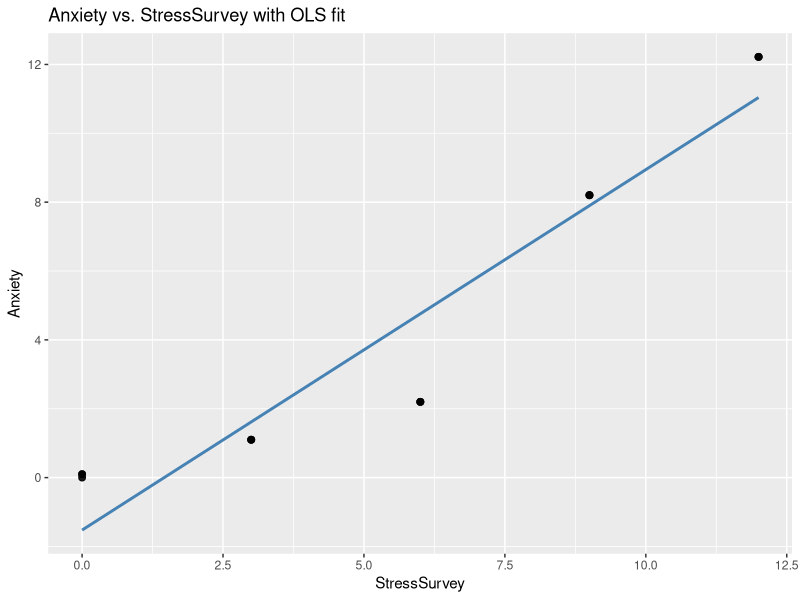
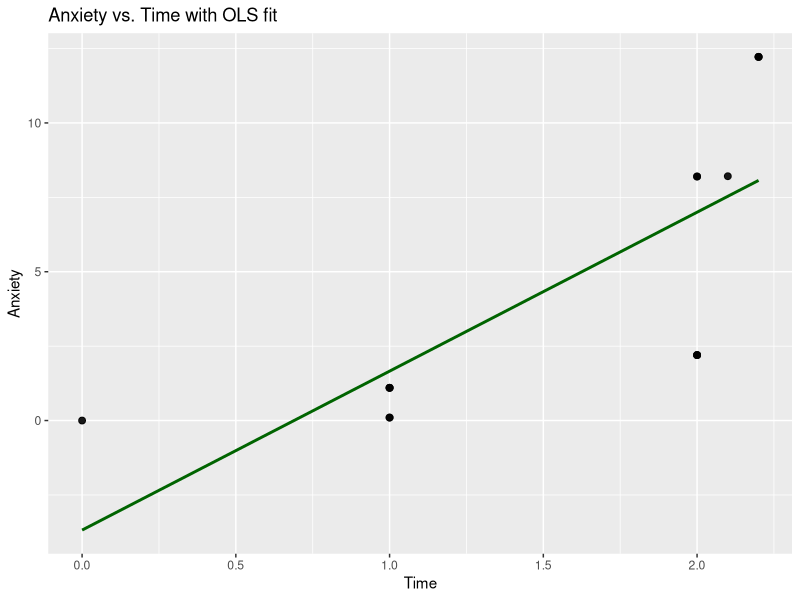

Here is the R script that generated these plots, in order:
## ---- chunk 1
#| echo: true
library(tidyverse)
library(broom)

# Data with known true relationships: Anxiety = Stress + 0.1 × Time
observDF <- tribble(
  ~Stress, ~StressSurvey, ~Time, ~Anxiety,
  0,0,0,0,
  0,0,1,0.1,
  0,0,1,0.1,
  1,3,1,1.1,
  1,3,1,1.1,
  1,3,1,1.1,
  2,6,2,2.2,
  2,6,2,2.2,
  2,6,2,2.2,
  8,9,2,8.2,
  8,9,2,8.2,
  8,9,2.1,8.21,
  12,12,2.2,12.22,
  12,12,2.2,12.22,
  12,12,2.2,12.22
)

observDF

# Follow the challenge instructions from your course to complete your analysis.
# Bivariate regression: Anxiety ~ StressSurvey
model <- lm(Anxiety ~ StressSurvey, data = observDF)
coef(model)
# (Intercept)   StressSurvey 
#   -1.524000      1.047000


# Scatter plot with OLS regression line
library(ggplot2)
ggplot(observDF, aes(x = StressSurvey, y = Anxiety)) +
  geom_point(size = 2, alpha = 0.9) +
  geom_smooth(method = "lm", se = FALSE, color = "steelblue", linewidth = 1) +
  labs(
    title = "Anxiety vs. StressSurvey with OLS fit",
    x = "StressSurvey",
    y = "Anxiety"
  )
# As the level of anxiety increases, the level of stress survey also increases.


# Bivariate regression: Anxiety ~ Time
model_time <- lm(Anxiety ~ Time, data = observDF)
coef(model_time)

# Scatter plot with OLS regression line for Time
ggplot(observDF, aes(x = Time, y = Anxiety)) +
  geom_point(size = 2, alpha = 0.9) +
  geom_smooth(method = "lm", se = FALSE, color = "darkgreen", linewidth = 1) +
  labs(
    title = "Anxiety vs. Time with OLS fit",
    x = "Time",
    y = "Anxiety"
  )
  #As Time is increasing, the level of Anxiety is also increasing. There is an extreme outlier on Anxiety. 
